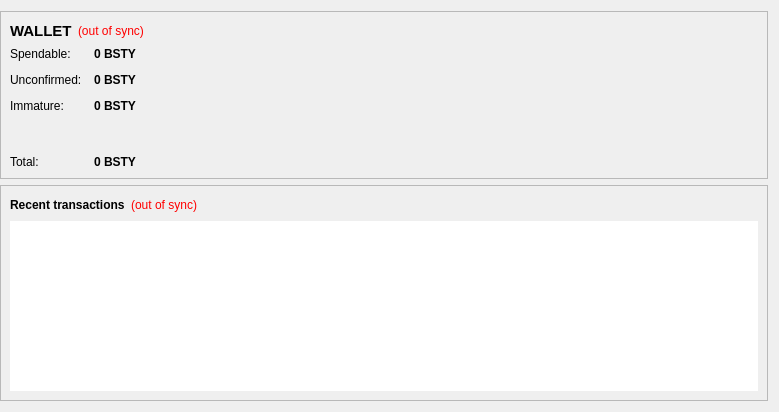
<?xml version="1.0" encoding="UTF-8"?>
<ui version="4.0">
 <class>OverviewPage</class>
 <widget class="QWidget" name="OverviewPage">
  <property name="geometry">
   <rect>
    <x>0</x>
    <y>0</y>
    <width>779</width>
    <height>412</height>
   </rect>
  </property>
  <property name="windowTitle">
   <string>Form</string>
  </property>
  <layout class="QGridLayout" name="gridLayout">
   <property name="leftMargin">
    <number>0</number>
   </property>
   <item row="1" column="0" colspan="2">
    <widget class="QFrame" name="transactionContainer">
     <property name="frameShape">
      <enum>QFrame::StyledPanel</enum>
     </property>
     <property name="frameShadow">
      <enum>QFrame::Raised</enum>
     </property>
     <layout class="QVBoxLayout" name="verticalLayout">
      <item>
       <layout class="QHBoxLayout" name="recentTransactionsHeader">
        <item>
         <widget class="QLabel" name="label_4">
          <property name="styleSheet">
           <string notr="true">background-color: transparent;</string>
          </property>
          <property name="text">
           <string>&lt;b&gt;Recent transactions&lt;/b&gt;</string>
          </property>
         </widget>
        </item>
        <item>
         <widget class="QLabel" name="labelTransactionsStatus">
          <property name="toolTip">
           <string>The displayed information may be out of date. Your wallet automatically synchronizes with the Globalboost network after a connection is established, but this process has not completed yet.</string>
          </property>
          <property name="styleSheet">
           <string notr="true">QLabel { color: red;Background-color:transparent }</string>
          </property>
          <property name="text">
           <string notr="true">(out of sync)</string>
          </property>
          <property name="alignment">
           <set>Qt::AlignRight|Qt::AlignTrailing|Qt::AlignVCenter</set>
          </property>
         </widget>
        </item>
        <item>
         <spacer name="horizontalSpacer">
          <property name="orientation">
           <enum>Qt::Horizontal</enum>
          </property>
          <property name="sizeHint" stdset="0">
           <size>
            <width>40</width>
            <height>20</height>
           </size>
          </property>
         </spacer>
        </item>
       </layout>
      </item>
      <item>
       <widget class="QListView" name="listTransactions">
        <property name="frameShape">
         <enum>QFrame::NoFrame</enum>
        </property>
        <property name="horizontalScrollBarPolicy">
         <enum>Qt::ScrollBarAlwaysOff</enum>
        </property>
        <property name="editTriggers">
         <set>QAbstractItemView::NoEditTriggers</set>
        </property>
        <property name="selectionMode">
         <enum>QAbstractItemView::NoSelection</enum>
        </property>
       </widget>
      </item>
     </layout>
    </widget>
   </item>
   <item row="0" column="0" colspan="2">
    <widget class="QFrame" name="walletContainer">
     <property name="sizePolicy">
      <sizepolicy hsizetype="Preferred" vsizetype="Maximum">
       <horstretch>0</horstretch>
       <verstretch>0</verstretch>
      </sizepolicy>
     </property>
     <property name="maximumSize">
      <size>
       <width>16777215</width>
       <height>220</height>
      </size>
     </property>
     <property name="frameShape">
      <enum>QFrame::StyledPanel</enum>
     </property>
     <property name="frameShadow">
      <enum>QFrame::Raised</enum>
     </property>
     <layout class="QVBoxLayout" name="verticalLayout_4">
      <item>
       <layout class="QHBoxLayout" name="walletHeader">
        <item>
         <widget class="QLabel" name="label_5">
          <property name="font">
           <font>
            <pointsize>11</pointsize>
            <weight>75</weight>
            <bold>true</bold>
           </font>
          </property>
          <property name="styleSheet">
           <string notr="true">background-color: transparent;QLabel { color: white; }</string>
          </property>
          <property name="text">
           <string>WALLET</string>
          </property>
         </widget>
        </item>
        <item>
         <widget class="QLabel" name="labelWalletStatus">
          <property name="toolTip">
           <string>The displayed information may be out of date. Your wallet automatically synchronizes with the Globalboost network after a connection is established, but this process has not completed yet.</string>
          </property>
          <property name="styleSheet">
           <string notr="true">QLabel { color: red;Background-color:transparent }</string>
          </property>
          <property name="text">
           <string notr="true">(out of sync)</string>
          </property>
          <property name="alignment">
           <set>Qt::AlignLeading|Qt::AlignLeft|Qt::AlignVCenter</set>
          </property>
         </widget>
        </item>
        <item>
         <spacer name="horizontalSpacer_2">
          <property name="orientation">
           <enum>Qt::Horizontal</enum>
          </property>
          <property name="sizeHint" stdset="0">
           <size>
            <width>40</width>
            <height>20</height>
           </size>
          </property>
         </spacer>
        </item>
       </layout>
      </item>
      <item>
       <layout class="QFormLayout" name="walletStatus">
        <property name="fieldGrowthPolicy">
         <enum>QFormLayout::AllNonFixedFieldsGrow</enum>
        </property>
        <property name="horizontalSpacing">
         <number>12</number>
        </property>
        <property name="verticalSpacing">
         <number>12</number>
        </property>
        <item row="0" column="0">
         <widget class="QLabel" name="label">
          <property name="styleSheet">
           <string notr="true">background-color: transparent;</string>
          </property>
          <property name="text">
           <string>Spendable:</string>
          </property>
         </widget>
        </item>
        <item row="0" column="1">
         <widget class="QLabel" name="labelBalance">
          <property name="font">
           <font>
            <weight>75</weight>
            <bold>true</bold>
           </font>
          </property>
          <property name="cursor">
           <cursorShape>IBeamCursor</cursorShape>
          </property>
          <property name="toolTip">
           <string>Your current spendable balance</string>
          </property>
          <property name="styleSheet">
           <string notr="true"/>
          </property>
          <property name="text">
           <string notr="true">0 BSTY</string>
          </property>
          <property name="textInteractionFlags">
           <set>Qt::LinksAccessibleByMouse|Qt::TextSelectableByKeyboard|Qt::TextSelectableByMouse</set>
          </property>
         </widget>
        </item>
        <item row="2" column="0">
         <widget class="QLabel" name="label_3">
          <property name="styleSheet">
           <string notr="true">background-color: transparent;</string>
          </property>
          <property name="text">
           <string>Unconfirmed:</string>
          </property>
         </widget>
        </item>
        <item row="2" column="1">
         <widget class="QLabel" name="labelUnconfirmed">
          <property name="font">
           <font>
            <weight>75</weight>
            <bold>true</bold>
           </font>
          </property>
          <property name="cursor">
           <cursorShape>IBeamCursor</cursorShape>
          </property>
          <property name="toolTip">
           <string>Total of transactions that have yet to be confirmed, and do not yet count toward the current balance</string>
          </property>
          <property name="text">
           <string notr="true">0 BSTY</string>
          </property>
          <property name="textInteractionFlags">
           <set>Qt::LinksAccessibleByMouse|Qt::TextSelectableByKeyboard|Qt::TextSelectableByMouse</set>
          </property>
         </widget>
        </item>
        <item row="3" column="0">
         <widget class="QLabel" name="labelImmatureText">
          <property name="styleSheet">
           <string notr="true">background-color: transparent;</string>
          </property>
          <property name="text">
           <string>Immature:</string>
          </property>
         </widget>
        </item>
        <item row="3" column="1">
         <widget class="QLabel" name="labelImmature">
          <property name="font">
           <font>
            <weight>75</weight>
            <bold>true</bold>
           </font>
          </property>
          <property name="toolTip">
           <string>Mined balance that has not yet matured</string>
          </property>
          <property name="text">
           <string notr="true">0 BSTY</string>
          </property>
          <property name="textInteractionFlags">
           <set>Qt::LinksAccessibleByMouse|Qt::TextSelectableByKeyboard|Qt::TextSelectableByMouse</set>
          </property>
         </widget>
        </item>
        <item row="4" column="0">
         <spacer name="verticalSpacer">
          <property name="orientation">
           <enum>Qt::Vertical</enum>
          </property>
          <property name="sizeHint" stdset="0">
           <size>
            <width>20</width>
            <height>40</height>
           </size>
          </property>
         </spacer>
        </item>
        <item row="4" column="1">
         <spacer name="verticalSpacer_2">
          <property name="orientation">
           <enum>Qt::Vertical</enum>
          </property>
          <property name="sizeHint" stdset="0">
           <size>
            <width>20</width>
            <height>40</height>
           </size>
          </property>
         </spacer>
        </item>
        <item row="5" column="0">
         <widget class="QLabel" name="labelTotalText">
          <property name="styleSheet">
           <string notr="true">background-color: transparent;</string>
          </property>
          <property name="text">
           <string>Total:</string>
          </property>
         </widget>
        </item>
        <item row="5" column="1">
         <widget class="QLabel" name="labelTotal">
          <property name="font">
           <font>
            <weight>75</weight>
            <bold>true</bold>
           </font>
          </property>
          <property name="cursor">
           <cursorShape>IBeamCursor</cursorShape>
          </property>
          <property name="toolTip">
           <string>Your current total balance</string>
          </property>
          <property name="text">
           <string notr="true">0 BSTY</string>
          </property>
          <property name="textInteractionFlags">
           <set>Qt::LinksAccessibleByMouse|Qt::TextSelectableByKeyboard|Qt::TextSelectableByMouse</set>
          </property>
         </widget>
        </item>
       </layout>
      </item>
     </layout>
    </widget>
   </item>
  </layout>
 </widget>
 <resources/>
 <connections/>
</ui>
